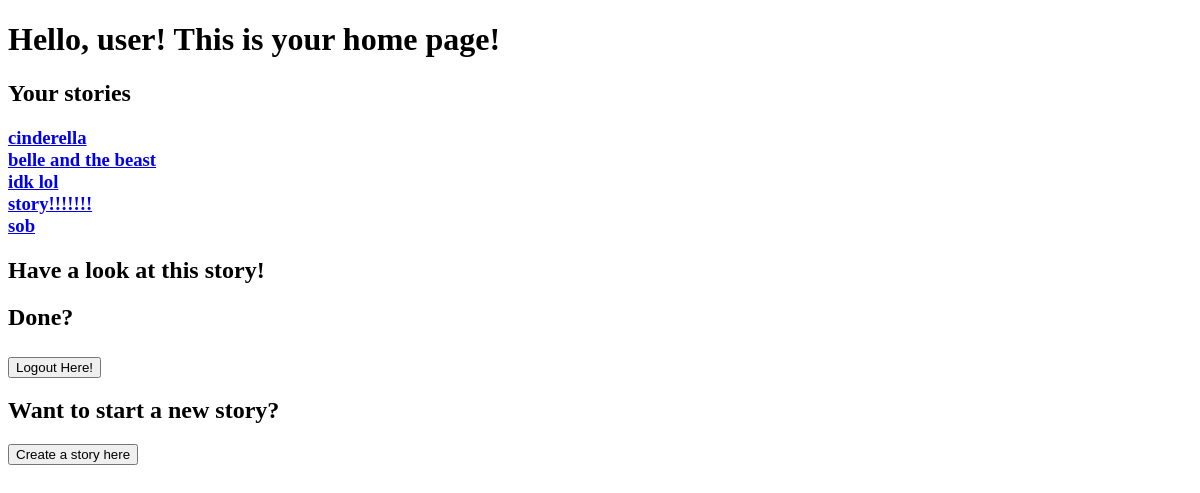
Before: /home (signed in) with the older database file.
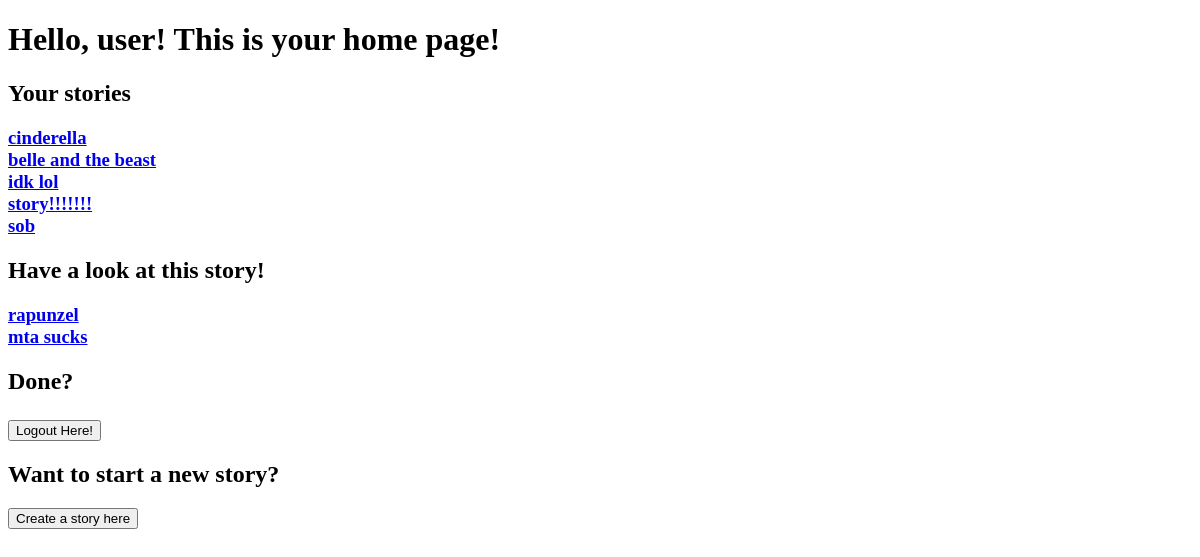
After: the same page with the newer database file.
### tables this page shows
CREATE TABLE stories(id INTEGER PRIMARY KEY AUTOINCREMENT, title TEXT, username TEXT);

### __init__.py (the view)
@app.route("/home")
def homepage():
    if( session != {}):
        old_content = retrieve_stories(session['username'])
        titles = titles_list(old_content)
        new_content = all_stories(session['username'])
        new_titles = titles_list(new_content)
        return render_template('home.html', username = session['username'], request_method = 'POST',  new_len = len(new_content), old_content = old_content, new_content = new_content, titles = titles, old_len = len(old_content), new_titles=new_titles) #response to a form submission
    else:
        return redirect("/login")

### accounts_db.py (called while the page is built)
def retrieve_stories(username): # retrieve all story IDs created by user
    db = sqlite3.connect(DB_FILE)
    c = db.cursor()
    c.execute('SELECT id FROM stories WHERE username = ?;', [username])
    stories = c.fetchall();
    list = []
    for tuple in stories:
        list.append( tuple[0])
    return list

def retrieve_storytitle(id): # retrieve title of story using ID
    db = sqlite3.connect(DB_FILE)
    c = db.cursor()
    c.execute('SELECT title FROM stories WHERE id = ?;', [id])
    title = c.fetchone();
    return title[0]

def all_stories(username):
    db = sqlite3.connect(DB_FILE)
    c = db.cursor()
    c.execute('SELECT id FROM stories WHERE username != ?;', [username])
    stories = c.fetchall();
    list = []
    for tuple in stories:
        list.append( tuple[0])
    return list

def titles_list(list):
    titles = []
    for x in list:
        titles.append(retrieve_storytitle(x))
    return titles

### templates/home.html (shortened to what this page needs)
<!DOCTYPE html>
<html>
  <head>
  </head>
  <body>
    <h1>
      Hello, {{username}}! This is your home page!
    <h1>
    <h2>Your stories</h2>
		  <h3>
		  {%for i in range(0,old_len)%}
          <a href="{{ url_for('story', id=old_content[i]) }}"> {{titles[i]}}</a> <br>
		  {%endfor%}
          </h3>
    <h2>
      Have a look at this story!
    </h2>
	<h3>
	{%for i in range(0,new_len)%}
	<a href ="{{ url_for('story', id=new_content[i]) }}"> {{new_titles[i]}}</a> <br>
	{%endfor%}
	</h3>
    <h2>
      Done?
    <h2>
	<form>
	  <button type="submit" formaction="http://127.0.0.1:5000/logout" method="GET">Logout Here!</button>
	</form>
	<h2>
	  Want to start a new story?
	</h2>
	<form>
	  <button type="submit" formaction="http://127.0.0.1:5000/create" method="GET">Create a story here</button>
	</form>
  <body>
</html>

Changed rows visible on the page:
added stories: title "rapunzel"
added stories: title "mta sucks"
